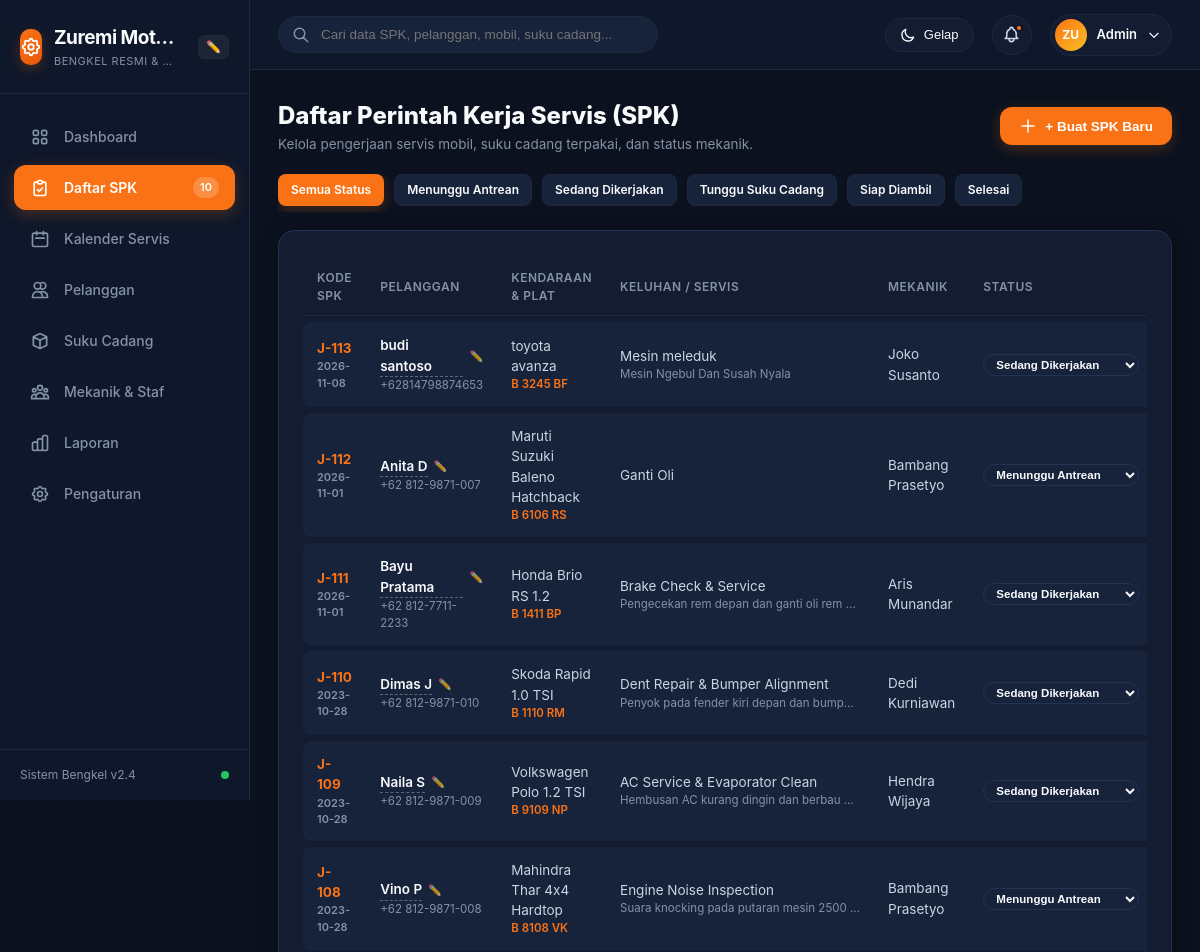
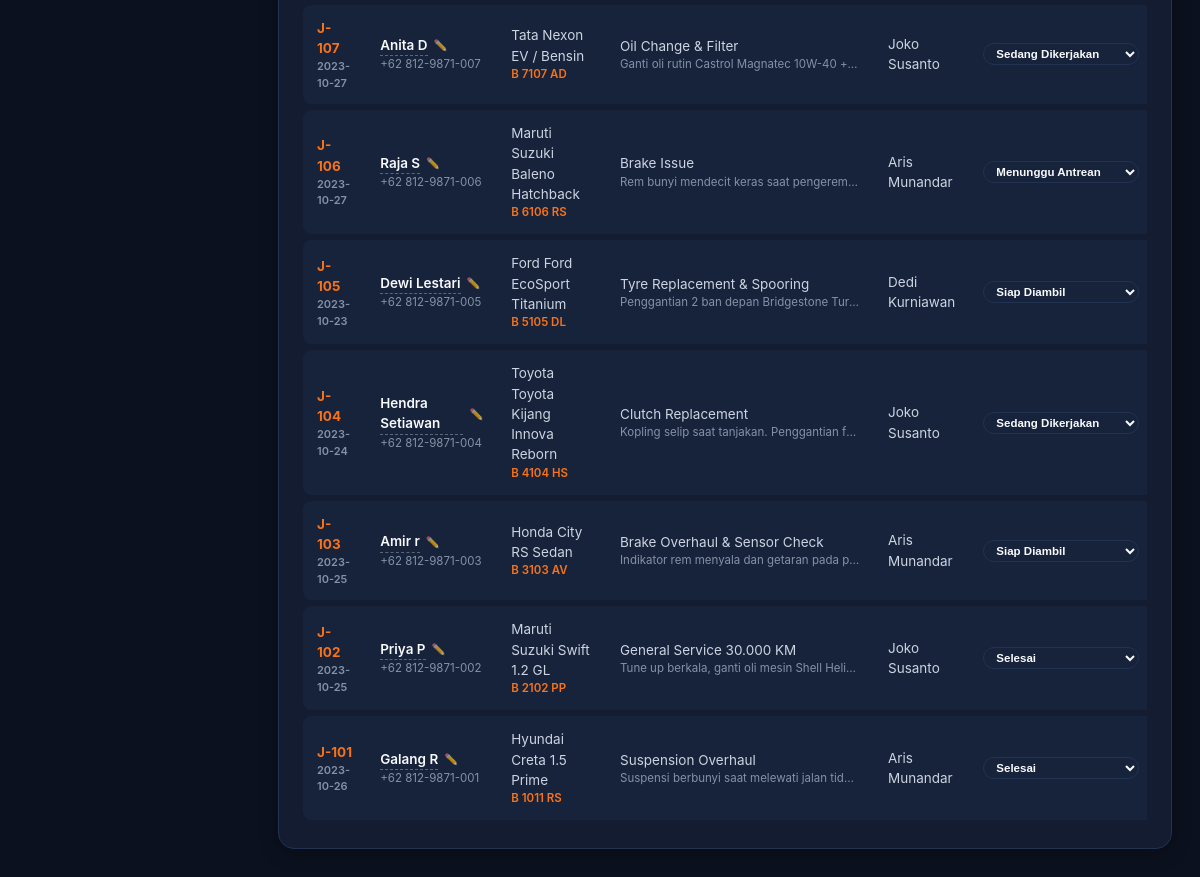
The page /index.php?page=jobs on the database its author committed (2 pictures, top to bottom).
### tables this page shows
CREATE TABLE settings (
                id INTEGER PRIMARY KEY AUTOINCREMENT,
                setting_key TEXT UNIQUE,
                setting_value TEXT
            );

CREATE TABLE jobs (
                id INTEGER PRIMARY KEY AUTOINCREMENT,
                job_code TEXT UNIQUE NOT NULL,
                customer_id INTEGER,
                vehicle_id INTEGER,
                employee_id INTEGER,
                service_type TEXT NOT NULL,
                description TEXT,
                priority TEXT DEFAULT 'Normal',
                status TEXT DEFAULT 'Pending',
                date_received DATE NOT NULL,
                date_promised DATE,
                date_completed DATE,
                labor_cost REAL DEFAULT 0,
                parts_cost REAL DEFAULT 0,
                tax_amount REAL DEFAULT 0,
                total_cost REAL DEFAULT 0,
                payment_status TEXT DEFAULT 'Unpaid',
                payment_method TEXT,
                notes TEXT,
                created_at DATETIME DEFAULT CURRENT_TIMESTAMP,
                FOREIGN KEY (customer_id) REFERENCES customers(id),
                FOREIGN KEY (vehicle_id) REFERENCES vehicles(id),
                FOREIGN KEY (employee_id) REFERENCES employees(id)
            );

CREATE TABLE customers (
                id INTEGER PRIMARY KEY AUTOINCREMENT,
                name TEXT NOT NULL,
                phone TEXT,
                email TEXT,
                address TEXT,
                created_at DATETIME DEFAULT CURRENT_TIMESTAMP
            );

CREATE TABLE vehicles (
                id INTEGER PRIMARY KEY AUTOINCREMENT,
                customer_id INTEGER,
                brand TEXT,
                model TEXT NOT NULL,
                plate_number TEXT NOT NULL,
                year INTEGER,
                color TEXT,
                vin TEXT,
                odometer INTEGER DEFAULT 0,
                created_at DATETIME DEFAULT CURRENT_TIMESTAMP,
                FOREIGN KEY (customer_id) REFERENCES customers(id) ON DELETE CASCADE
            );

CREATE TABLE employees (
                id INTEGER PRIMARY KEY AUTOINCREMENT,
                name TEXT NOT NULL,
                role TEXT NOT NULL,
                phone TEXT,
                email TEXT,
                specialization TEXT,
                status TEXT DEFAULT 'Active',
                created_at DATETIME DEFAULT CURRENT_TIMESTAMP
            );

### index.php (called while the page is built, shortened)
<?php
require_once __DIR__ . '/config/app.php';
$page = $_GET['page'] ?? 'dashboard';
include __DIR__ . '/views/layout/header.php';
include __DIR__ . '/views/' . $page . '.php';
include __DIR__ . '/views/layout/footer.php';

### config/app.php (called while the page is built, shortened)
<?php
function getSetting(string $key, $default = ''): string {
    static $settingsCache = null;
    if ($settingsCache === null) {
        $pdo = Database::getConnection();
        $stmt = $pdo->query("SELECT setting_key, setting_value FROM settings");
        $settingsCache = [];
        while ($row = $stmt->fetch()) {
            $settingsCache[$row['setting_key']] = $row['setting_value'];
        }
    }
    return $settingsCache[$key] ?? $default;
}

### views/jobs.php (the view, shortened to what this page needs)
<?php
$pdo = Database::getConnection();
$statusFilter = $_GET['status'] ?? 'all';
$sql = "
    SELECT j.*,
           c.name as customer_name, c.phone as customer_phone,
           v.brand as vehicle_brand, v.model as vehicle_model, v.plate_number,
           e.name as mechanic_name
    FROM jobs j
    LEFT JOIN customers c ON j.customer_id = c.id
    LEFT JOIN vehicles v ON j.vehicle_id = v.id
    LEFT JOIN employees e ON j.employee_id = e.id
    WHERE 1=1
";
$params = [];
$sql .= " ORDER BY j.id DESC";
$stmt = $pdo->prepare($sql);
$stmt->execute($params);
$jobs = $stmt->fetchAll();
?>
<div style="display:flex; justify-content:space-between; align-items:center; margin-bottom:20px; flex-wrap:wrap; gap:12px;">
  <div>
    <h1 style="font-size:24px; font-weight:800; color:var(--text-main);">Daftar Perintah Kerja Servis (SPK)</h1>
    <p style="color:var(--text-muted); font-size:13.5px;">Kelola pengerjaan servis mobil, suku cadang terpakai, dan status mekanik.</p>
  </div>
  <button class="btn btn-primary" onclick="openModal('modalAddJob')">
    <svg width="18" height="18" fill="none" stroke="currentColor" viewBox="0 0 24 24"><path stroke-linecap="round" stroke-linejoin="round" stroke-width="2" d="M12 4v16m8-8H4"></path></svg>
    + Buat SPK Baru
  </button>
</div>
<div style="display:flex; gap:10px; margin-bottom:18px; overflow-x:auto; padding-bottom:6px;">
  <a href="index.php?page=jobs&status=all" class="btn <?= $statusFilter === 'all' ? 'btn-primary' : 'btn-secondary' ?> btn-sm">Semua Status</a>
  <a href="index.php?page=jobs&status=Pending" class="btn <?= $statusFilter === 'Pending' ? 'btn-primary' : 'btn-secondary' ?> btn-sm">Menunggu Antrean</a>
  <a href="index.php?page=jobs&status=In Progress" class="btn <?= $statusFilter === 'In Progress' ? 'btn-primary' : 'btn-secondary' ?> btn-sm">Sedang Dikerjakan</a>
  <a href="index.php?page=jobs&status=Pending Parts" class="btn <?= $statusFilter === 'Pending Parts' ? 'btn-primary' : 'btn-secondary' ?> btn-sm">Tunggu Suku Cadang</a>
  <a href="index.php?page=jobs&status=Ready for Pickup" class="btn <?= $statusFilter === 'Ready for Pickup' ? 'btn-primary' : 'btn-secondary' ?> btn-sm">Siap Diambil</a>
  <a href="index.php?page=jobs&status=Completed" class="btn <?= $statusFilter === 'Completed' ? 'btn-primary' : 'btn-secondary' ?> btn-sm">Selesai</a>
</div>
<div class="card-panel">
  <div class="table-responsive">
    <table class="custom-table">
      <thead>
        <tr>
          <th>Kode SPK</th>
          <th>Pelanggan</th>
          <th>Kendaraan & Plat</th>
          <th>Keluhan / Servis</th>
          <th>Mekanik</th>
          <th>Status</th>
        </tr>
      </thead>
      <tbody>
        <?php foreach ($jobs as $j): ?>
          <tr>
            <td>
              <strong><?= htmlspecialchars($j['job_code']) ?></strong>
              <div style="font-size:11px; color:var(--text-muted);"><?= htmlspecialchars($j['date_received']) ?></div>
            </td>
            <td>
              <div style="display:inline-flex; align-items:center; gap:6px; cursor:pointer;" onclick="editCustomerName(<?= $j['id'] ?>, '<?= htmlspecialchars(addslashes($j['customer_name'] ?? 'Pelanggan')) ?>')" title="Klik untuk ganti nama pelanggan">
                <span style="font-weight:600; color:var(--text-main); border-bottom:1px dashed rgba(255,255,255,0.3);"><?= htmlspecialchars($j['customer_name'] ?? 'Pelanggan') ?></span>
                <span style="font-size:11px; opacity:0.7;" title="Klik untuk ubah nama">✏️</span>
              </div>
              <div style="font-size:11.5px; color:var(--text-muted);"><?= htmlspecialchars($j['customer_phone'] ?? '') ?></div>
            </td>
            <td>
              <div><?= htmlspecialchars(($j['vehicle_brand'] ?? '') . ' ' . ($j['vehicle_model'] ?? '')) ?></div>
              <div style="font-size:11.5px; color:var(--primary); font-weight:600;"><?= htmlspecialchars($j['plate_number'] ?? '-') ?></div>
            </td>
            <td>
              <div><?= htmlspecialchars($j['service_type']) ?></div>
              <div style="font-size:11.5px; color:var(--text-muted); max-width:240px; white-space:nowrap; overflow:hidden; text-overflow:ellipsis;">
                <?= htmlspecialchars($j['description'] ?? '') ?>
              </div>
            </td>
            <td><?= htmlspecialchars($j['mechanic_name'] ?? 'Mekanik') ?></td>
            <td>
              <select onchange="updateJobStatus(<?= $j['id'] ?>, this.value)" style="background:var(--bg-card-alt); color:var(--text-main); border:1px solid var(--border-card); border-radius:14px; padding:3px 8px; font-size:11.5px; font-weight:600; cursor:pointer;">
                <option value="Pending" <?= $j['status'] === 'Pending' ? 'selected' : '' ?>>Menunggu Antrean</option>
                <option value="In Progress" <?= $j['status'] === 'In Progress' ? 'selected' : '' ?>>Sedang Dikerjakan</option>
                <option value="Ready for Pickup" <?= $j['status'] === 'Ready for Pickup' ? 'selected' : '' ?>>Siap Diambil</option>
                <option value="Completed" <?= $j['status'] === 'Completed' ? 'selected' : '' ?>>Selesai</option>
              </select>
            </td>
          </tr>
        <?php endforeach; ?>
      </tbody>
    </table>
  </div>
</div>

### views/layout/header.php (shortened to what this page needs)
<?php
require_once __DIR__ . '/../../config/app.php';
$workshopName = getSetting('workshop_name', 'MotoTrust');
?>
<!DOCTYPE html>
<html lang="id" data-theme="dark">
<head>
  <link rel="stylesheet" href="assets/css/style.css">
  <link rel="stylesheet" href="assets/css/print.css" media="print">
</head>
<body>
<div class="app-layout">
  <?php include __DIR__ . '/sidebar.php'; ?>
  <div class="app-main">
    <header class="app-header">
      <div class="header-search">
        <input type="text" id="globalSearchInput" placeholder="Cari data SPK, pelanggan, mobil, suku cadang...">
      </div>
      <div class="header-actions">
        <button class="theme-toggle-btn" onclick="toggleTheme()" title="Ganti Tema (Mode Gelap / Mode Terang)">
          <svg width="16" height="16" fill="none" stroke="currentColor" viewBox="0 0 24 24">
            <path stroke-linecap="round" stroke-linejoin="round" stroke-width="2" d="M20.354 15.354A9 9 0 018.646 3.646 9.003 9.003 0 0012 21a9.003 9.003 0 008.354-5.646z"></path>
          </svg>
          <span id="themeToggleLabel">Gelap</span>
        </button>
        <button class="btn-icon" title="Notifikasi Bengkel" onclick="showToast('Notifikasi', '3 SPK Menunggu Persetujuan Mekanik')">
          <span class="badge-dot"></span>
        </button>
        <div class="user-profile-btn" onclick="openModal('modalUserProfile')">
          <div class="user-avatar">
            <span><?= htmlspecialchars(strtoupper(substr($workshopName, 0, 2))) ?></span>
          </div>
          <span class="user-name">Admin</span>
          <svg width="14" height="14" fill="none" stroke="currentColor" viewBox="0 0 24 24">
            <path stroke-linecap="round" stroke-linejoin="round" stroke-width="2" d="M19 9l-7 7-7-7"></path>
          </svg>
        </div>
      </div>
    </header>
    <div class="page-container">

### views/layout/sidebar.php (shortened to what this page needs)
<?php
$currentPage = $_GET['page'] ?? 'dashboard';
$workshopName = getSetting('workshop_name', 'MotoTrust');
$workshopTagline = getSetting('workshop_tagline', 'Dealer Servis Kendaraan');
?>
<aside class="app-sidebar">
  <div class="sidebar-brand" style="display:flex; align-items:center; justify-content:space-between;">
    <a href="index.php?page=dashboard" style="display:flex; align-items:center; gap:12px; text-decoration:none; color:inherit; flex:1; min-width:0;">
      <div class="brand-icon">
      </div>
      <div class="brand-text" style="min-width:0; overflow:hidden;">
        <span class="brand-title" id="sidebarBrandTitle" style="white-space:nowrap; overflow:hidden; text-overflow:ellipsis; display:block;"><?= htmlspecialchars($workshopName) ?></span>
        <span class="brand-subtitle" style="white-space:nowrap; overflow:hidden; text-overflow:ellipsis; display:block;"><?= htmlspecialchars($workshopTagline) ?></span>
      </div>
    </a>
    <button type="button" onclick="editWorkshopName(event)" style="background:rgba(255,255,255,0.06); border:1px solid var(--border-color); border-radius:6px; color:var(--text-muted); cursor:pointer; font-size:12px; padding:4px 7px; margin-left:6px;" title="Ganti Tulisan MotoTrust / Nama Bengkel">
      ✏️
    </button>
  </div>
  <nav class="sidebar-nav">
    <a href="index.php?page=dashboard" class="nav-link <?= $currentPage === 'dashboard' ? 'active' : '' ?>">
      <span>Dashboard</span>
    </a>
    <a href="index.php?page=jobs" class="nav-link <?= $currentPage === 'jobs' ? 'active' : '' ?>">
      <svg fill="none" stroke="currentColor" viewBox="0 0 24 24">
        <path stroke-linecap="round" stroke-linejoin="round" stroke-width="2" d="M9 5H7a2 2 0 00-2 2v12a2 2 0 002 2h10a2 2 0 002-2V7a2 2 0 00-2-2h-2M9 5a2 2 0 002 2h2a2 2 0 002-2M9 5a2 2 0 012-2h2a2 2 0 012 2m-6 9l2 2 4-4"></path>
      </svg>
      <span>Daftar SPK</span>
      <span class="nav-badge">10</span>
    </a>
    <a href="index.php?page=calendar" class="nav-link <?= $currentPage === 'calendar' ? 'active' : '' ?>">
      <svg fill="none" stroke="currentColor" viewBox="0 0 24 24">
        <path stroke-linecap="round" stroke-linejoin="round" stroke-width="2" d="M8 7V3m8 4V3m-9 8h10M5 21h14a2 2 0 002-2V7a2 2 0 00-2-2H5a2 2 0 00-2 2v12a2 2 0 002 2z"></path>
      </svg>
      <span>Kalender Servis</span>
    </a>
    <a href="index.php?page=customers" class="nav-link <?= $currentPage === 'customers' ? 'active' : '' ?>">
      <svg fill="none" stroke="currentColor" viewBox="0 0 24 24">
        <path stroke-linecap="round" stroke-linejoin="round" stroke-width="2" d="M12 4.354a4 4 0 110 5.292M15 21H3v-1a6 6 0 0112 0v1zm0 0h6v-1a6 6 0 00-9-5.197M13 7a4 4 0 11-8 0 4 4 0 018 0z"></path>
      </svg>
      <span>Pelanggan</span>
    </a>
    <a href="index.php?page=inventory" class="nav-link <?= $currentPage === 'inventory' ? 'active' : '' ?>">
      <svg fill="none" stroke="currentColor" viewBox="0 0 24 24">
        <path stroke-linecap="round" stroke-linejoin="round" stroke-width="2" d="M20 7l-8-4-8 4m16 0l-8 4m8-4v10l-8 4m0-10L4 7m8 4v10M4 7v10l8 4"></path>
      </svg>
      <span>Suku Cadang</span>
    </a>
    <a href="index.php?page=employees" class="nav-link <?= $currentPage === 'employees' ? 'active' : '' ?>">
      <span>Mekanik & Staf</span>
    </a>
    <a href="index.php?page=reports" class="nav-link <?= $currentPage === 'reports' ? 'active' : '' ?>">
      <span>Laporan</span>
    </a>
    <a href="index.php?page=settings" class="nav-link <?= $currentPage === 'settings' ? 'active' : '' ?>">
      <span>Pengaturan</span>
    </a>
  </nav>
  <div class="sidebar-footer">
    <span>Sistem Bengkel v2.4</span>
    <span style="display:inline-block; width:8px; height:8px; border-radius:50%; background:#22c55e;" title="Sistem Online (Aktif)"></span>
  </div>
</aside>

### rows shown on the page
settings: setting_key "Zuremi Mot…", setting_key "ZU"
jobs: job_code "J-113", date_received "2026-11-08", customer.name "budi santoso", customer.phone "+62814798874653", vehicle.model "toyota avanza", vehicle.plate_number "B 3245 BF", service_type "Mesin meleduk", description "Mesin Ngebul Dan Susah Nyala", employee.name "Joko Susanto", status+id "Sedang Dikerjakan"
jobs: job_code "J-112", date_received "2026-11-01", customer.name "Anita D", customer.phone "+62 812-9871-007", vehicle.model "Maruti Suzuki Baleno Hatchback", vehicle.plate_number "B 6106 RS", service_type "Ganti Oli", employee.name "Bambang Prasetyo", status+id "Menunggu Antrean"
jobs: job_code "J-111", date_received "2026-11-01", customer.name "Bayu Pratama", customer.phone "+62 812-7711-2233", vehicle.model "Honda Brio RS 1.2", vehicle.plate_number "B 1411 BP", service_type "Brake Check & Service", description "Pengecekan rem depan dan ganti oli rem…", employee.name "Aris Munandar", status+id "Sedang Dikerjakan"
jobs: job_code "J-110", date_received "2023-10-28", customer.name "Dimas J", customer.phone "+62 812-9871-010", vehicle.model "Skoda Rapid 1.0 TSI", vehicle.plate_number "B 1110 RM", service_type "Dent Repair & Bumper Alignment", description "Penyok pada fender kiri depan dan bump…", employee.name "Dedi Kurniawan", status+id "Sedang Dikerjakan"
jobs: job_code "J-109", date_received "2023-10-28", customer.name "Naila S", customer.phone "+62 812-9871-009", vehicle.model "Volkswagen Polo 1.2 TSI", vehicle.plate_number "B 9109 NP", service_type "AC Service & Evaporator Clean", description "Hembusan AC kurang dingin dan berbau…", employee.name "Hendra Wijaya", status+id "Sedang Dikerjakan"
jobs: job_code "J-108", date_received "2023-10-28", customer.name "Vino P", customer.phone "+62 812-9871-008", vehicle.model "Mahindra Thar 4x4 Hardtop", vehicle.plate_number "B 8108 VK", service_type "Engine Noise Inspection", description "Suara knocking pada putaran mesin 2500…", employee.name "Bambang Prasetyo", status+id "Menunggu Antrean"
jobs: job_code "J-107", date_received "2023-10-27", customer.name "Anita D", customer.phone "+62 812-9871-007", vehicle.model "Tata Nexon EV / Bensin", vehicle.plate_number "B 7107 AD", service_type "Oil Change & Filter", description "Ganti oli rutin Castrol Magnatec 10W-40 +…", employee.name "Joko Susanto", status+id "Sedang Dikerjakan"
jobs: job_code "J-106", date_received "2023-10-27", customer.name "Raja S", customer.phone "+62 812-9871-006", vehicle.model "Maruti Suzuki Baleno Hatchback", vehicle.plate_number "B 6106 RS", service_type "Brake Issue", description "Rem bunyi mendecit keras saat pengerem…", employee.name "Aris Munandar", status+id "Menunggu Antrean"
jobs: job_code "J-105", date_received "2023-10-23", customer.name "Dewi Lestari", customer.phone "+62 812-9871-005", vehicle.model "Ford Ford EcoSport Titanium", vehicle.plate_number "B 5105 DL", service_type "Tyre Replacement & Spooring", description "Penggantian 2 ban depan Bridgestone Tur…", employee.name "Dedi Kurniawan", status+id "Siap Diambil"
jobs: job_code "J-104", date_received "2023-10-24", customer.name "Hendra Setiawan", customer.phone "+62 812-9871-004", vehicle.model "Toyota Toyota Kijang Innova Reborn", vehicle.plate_number "B 4104 HS", service_type "Clutch Replacement", description "Kopling selip saat tanjakan. Penggantian f…", employee.name "Joko Susanto", status+id "Sedang Dikerjakan"
jobs: job_code "J-103", date_received "2023-10-25", customer.name "Amir r", customer.phone "+62 812-9871-003", vehicle.model "Honda City RS Sedan", vehicle.plate_number "B 3103 AV", service_type "Brake Overhaul & Sensor Check", description "Indikator rem menyala dan getaran pada p…", employee.name "Aris Munandar", status+id "Siap Diambil"
jobs: job_code "J-102", date_received "2023-10-25", customer.name "Priya P", customer.phone "+62 812-9871-002", vehicle.model "Maruti Suzuki Swift 1.2 GL", vehicle.plate_number "B 2102 PP", service_type "General Service 30.000 KM", description "Tune up berkala, ganti oli mesin Shell Heli…", employee.name "Joko Susanto", status+id "Selesai"
jobs: job_code "J-101", date_received "2023-10-26", customer.name "Galang R", customer.phone "+62 812-9871-001", vehicle.model "Hyundai Creta 1.5 Prime", vehicle.plate_number "B 1011 RS", service_type "Suspension Overhaul", description "Suspensi berbunyi saat melewati jalan tid…", employee.name "Aris Munandar", status+id "Selesai"

### other values the page prints
$workshopTagline "BENGKEL RESMI &…"
